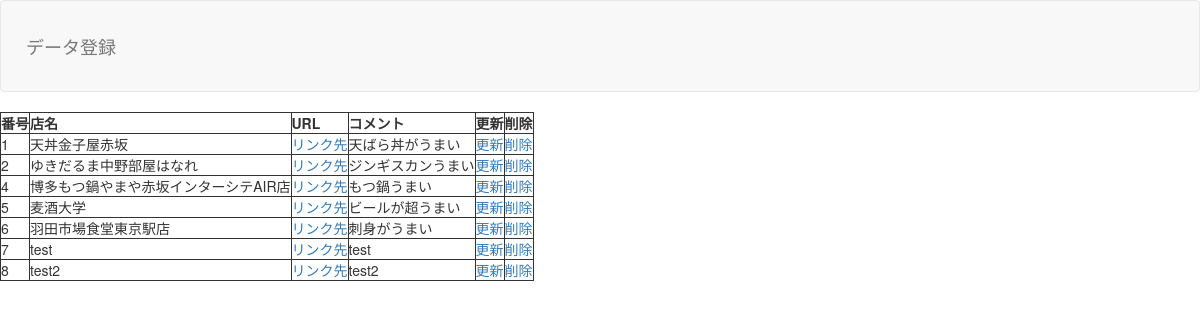
The page /select.php on the database its author committed.
### tables this page shows
CREATE TABLE `gs_bm_table` (
  `id` int(12) NOT NULL,
  `name` varchar(64) NOT NULL,
  `url` text NOT NULL,
  `comment` text
);

### select.php (the view, shortened to what this page needs)
<?php
$pdo = db_conn();
$stmt = $pdo->prepare("SELECT * FROM gs_bm_table");
$status = $stmt->execute();
$view="";
if ($status == false) {
    sql_error($stmt);
}else{
  while( $result = $stmt->fetch(PDO::FETCH_ASSOC)){
    $id = $result['id'];
    $name = $result['name'];
    $url = $result['url'];
    $comment = $result['comment'];
      $view .= '<tr>';
      $view .= '<td>'.$id.'</td>';
      $view .= '<td>'.$name.'</td>';
      $view .= '<td><a href="'.$url.'" target="_blank">リンク先</a></td>';
      $view .= '<td>'.$comment.'</td>';
      $view .= '<td><a href="detail.php?id='.$id.'">更新</a></td>';
      $view .= '<td><a href="delete.php?id='.$id.'">削除</a></td>';
      $view .= '</tr>';
  }
}
?>
<!DOCTYPE html>
<html lang="ja">
<head>
<link rel="stylesheet" href="stylesheet.css">
<link href="css/bootstrap.min.css" rel="stylesheet">
</head>
<body id="main">
<header>
  <nav class="navbar navbar-default">
    <div class="container-fluid">
      <div class="navbar-header">
      <a class="navbar-brand" href="index.php">データ登録</a>
      </div>
    </div>
  </nav>
</header>
<table>
<tr>
<th>番号</th><th>店名</th><th>URL</th><th>コメント</th><th>更新</th><th>削除</th>
</tr>
<?= $view ?>
</table>
</body>
</html>

### stylesheet.css (style rules this page uses)
th { border: 1px solid; }
td { border: 1px solid; }

### select.php (style rules this page uses)
div { padding: 10px;font-size:16px; }

### rows shown on the page
gs_bm_table: id "1", name "天丼金子屋赤坂", comment "天ばら丼がうまい"
gs_bm_table: id "2", name "ゆきだるま中野部屋はなれ", comment "ジンギスカンうまい"
gs_bm_table: id "4", name "博多もつ鍋やまや赤坂インターシテAIR店", comment "もつ鍋うまい"
gs_bm_table: id "5", name "麦酒大学", comment "ビールが超うまい"
gs_bm_table: id "6", name "羽田市場食堂東京駅店", comment "刺身がうまい"
gs_bm_table: id "7", name "test", comment "test"
gs_bm_table: id "8", name "test2", comment "test2"
